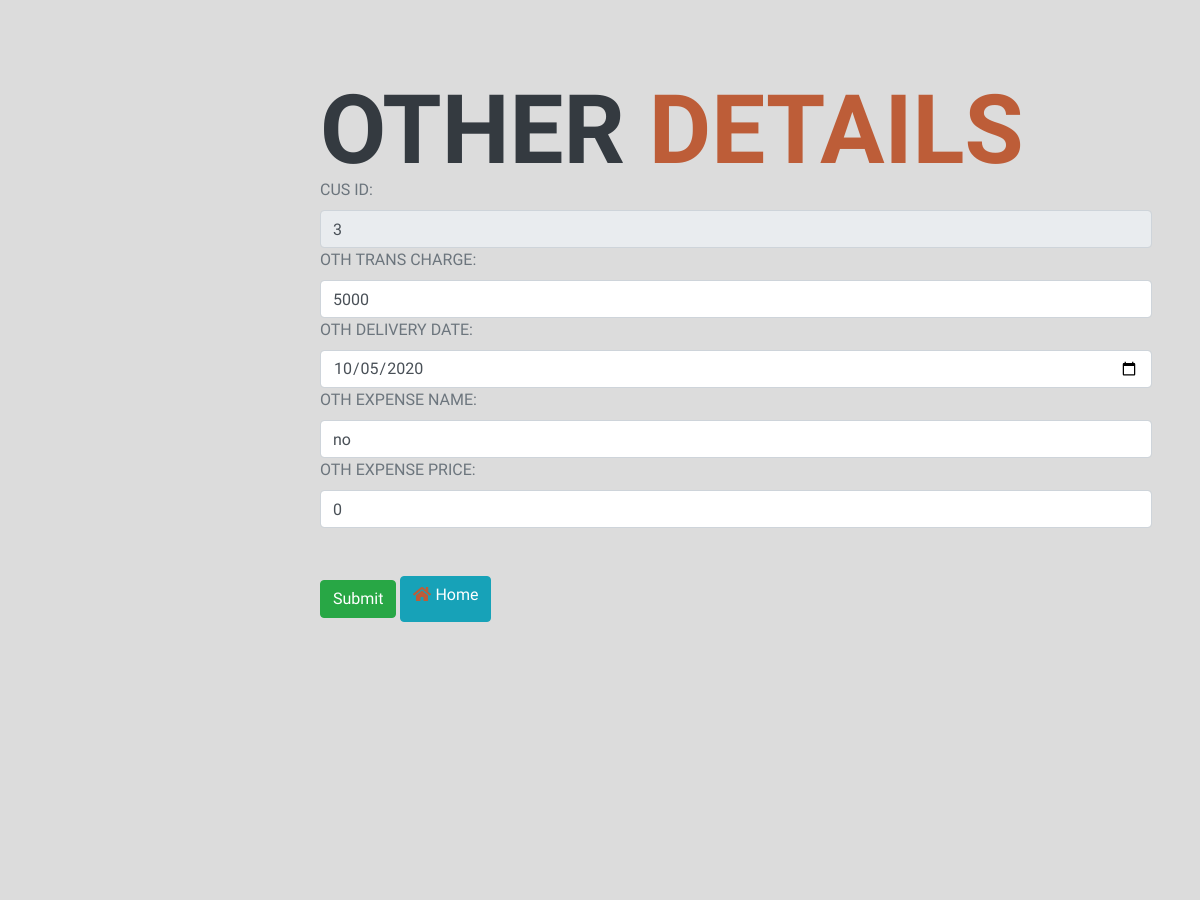
The page /3/ (signed in, middle part) on the database as committed earlier.
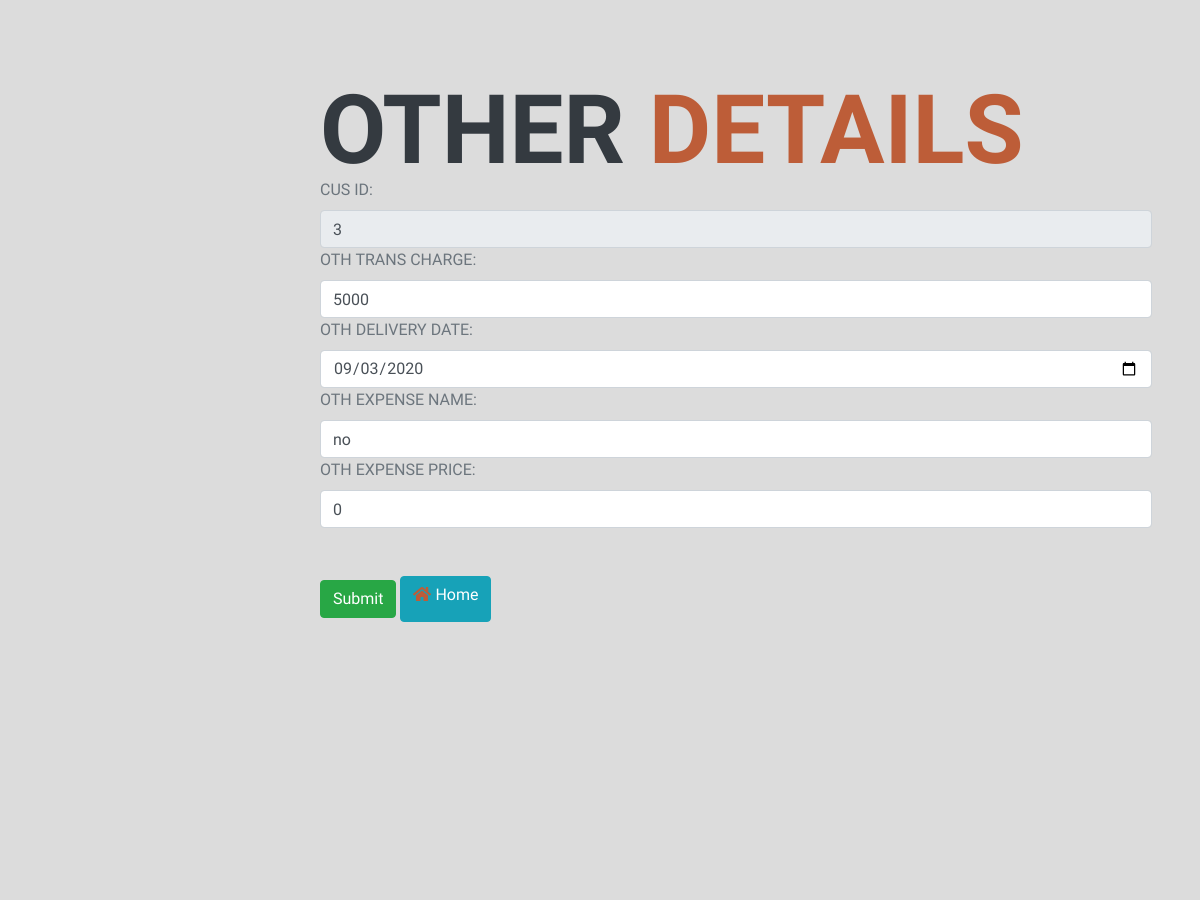
The same page on the database as committed later.
### CAR/models.py (models this page shows)
class OTHER(models.Model):
    CUS_ID     = models.ForeignKey(customer,on_delete=models.CASCADE)
    OTH_ID     =models.AutoField(primary_key=True)
    OTH_TRANS_CHARGE   = models.IntegerField(null=True)
    OTH_DELIVERY_DATE   = models.DateField(null=True)
    OTH_EXPENSE_NAME    = models.CharField(max_length= 20)
    OTH_EXPENSE_PRICE   = models.IntegerField(null=True)
    date_modified = models.DateTimeField(auto_now=True)

### CAR/views.py (the view)
# urls.py: path('<int:id>/',views.UpdateData,name="Update"),
def UpdateData(request,id):
    print(id)
    if request.user.is_authenticated:
        if request.method =='POST':
            print(request)
            cus = customer.objects.get(pk=id)
            fm = customerDe(request.POST,instance=cus)
            if fm.is_valid():
                fm.save()
            if car.objects.filter(CUS_ID=id).exists():
                car1 = car.objects.get(CUS_ID=id)
                fm2 = carDe(request.POST,instance=car1)
                if fm2.is_valid():
                    fm2.save()
            else:
                cfm = carDe(request.POST)
                if cfm.is_valid():
                    cfm.save()
            if insurance.objects.filter(CUS_ID=id).exists():
                ins = insurance.objects.get(CUS_ID=id)
                fm3 = insuranceDe(request.POST,instance=ins)
                if fm3.is_valid():
                    fm3.save()
                    print(fm3)
            else:
                cfm3 = insuranceDe(request.POST)
                if cfm3.is_valid():
                    cfm3.save()
            if RTO.objects.filter(CUS_ID=id).exists():
                rt = RTO.objects.get(CUS_ID=id)
                fm4 = RTODE(request.POST,instance=rt)
                if fm4.is_valid():
                    fm4.save()
                    print(fm4)
            else:
                fm4 = RTODE(request.POST)
                if fm4.is_valid():
                    fm4.save()
            if OTHER.objects.filter(CUS_ID=id).exists():
                ot = OTHER.objects.get(CUS_ID=id)
                fm5 = OTHERDE(request.POST,instance=ot)
                if fm5.is_valid():
                    fm5.save()
                    print(fm5)
            else:
                cfm3 = OTHERDE(request.POST)
                if cfm3.is_valid():
                    cfm3.save()
            return HttpResponseRedirect('/%s/'%id)
        else:
            print("else")
            cus = customer.objects.get(pk=id)
            fm = customerDe(instance=cus)
            car1 = car.objects.filter(CUS_ID=id).first()
            print('car1',car1)
            fm2 = carDe(instance=car1,initial={'CUS_ID':id})
            ins = insurance.objects.filter(CUS_ID=id).first()
            print('ins',ins)
            fm3 = insuranceDe(instance=ins,initial={'CUS_ID':id})
            rt = RTO.objects.filter(CUS_ID=id).first()
            print('ins',rt)
            fm4 = RTODE(instance=rt,initial={'CUS_ID':id})
            ot = OTHER.objects.filter(CUS_ID=id).first()
            print('ins',ot)
            fm5 = OTHERDE(instance=ot,initial={'CUS_ID':id})
            if car.objects.filter(CUS_ID=id).exists():
                return render(request,'index_customerUpdate.html',{'form':fm,'form2':fm2,'form3':fm3,'form4':fm4,'form5':fm5,'id':id})
            else:
                return render(request,'index_customerUpdate.html',{'form':fm,'form2':fm2,'id':id})
    else:
        return HttpResponseRedirect('/login/')

### CAR/forms.py
class customerDe(forms.ModelForm):
    class Meta:
        model = customer
        fields =['CUS_ID','CUS_SARNAME','CUS_NAME','CUS_FNAME','CUS_CITY','CUS_TALUKA','CUS_DIST','CUS_MO','CUS_EMAIL','CUS_STATE','CUS_Zip']
        widgets={
            'CUS_ID' : forms.TextInput(attrs={'class':'form-inline'}),
            'CUS_SARNAME': forms.TextInput(attrs={'class':'form-control'}),
            'CUS_NAME': forms.TextInput(attrs={'class':'form-control'}),
            'CUS_FNAME' : forms.TextInput(attrs={'class':'form-control'}),
            'CUS_CITY': forms.TextInput(attrs={'class':'form-control'}),
            'CUS_TALUKA':forms.TextInput(attrs={'class':'form-control'}),
            'CUS_DIST' :forms.TextInput(attrs={'class':'form-control'}),
            'CUS_MO':forms.TextInput(attrs={'class':'form-control'}),
            'CUS_EMAIL': forms.EmailInput(attrs={'class':'form-control'}),
            'CUS_STATE': forms.TextInput(attrs={'class':'form-control'}),
            'CUS_Zip': forms.TextInput(attrs={'class':'form-control'}),
        }

### CAR/models.py (called while the page is built)
    def __str__(self):
        return self.CAR_MODEL

    def __str__(self):
        return self.INS_COMPANY_NAME

### CAR/templates/index_customerUpdate.html (shortened to what this page needs)
<!DOCTYPE html>
{% load static %}
<html lang="en">
    {% include 'index_head.html' %}
<body>
<div class="container-fluid p-0" id="main">
    <section class="resume-section" id="other">
        <div class="resume-section-content">
            <h1 class="mb-0">
                other
                <span class="text-primary"> Details</span>
            </h1>
            <form method="POST" action="">
                {% for F in form5 %}
                    {{F.label_tag}}
                    {{F}}
                {% endfor %}
                <br><br><input type="submit" class="btn btn-success">
                <button class="btn btn-info"><a href="{% url 'listing' %}"><i class="fa fa-home"></i> <label id="ho">Home</label></a></button>
            </form>
        </div>
    </section>
    <section class="resume-section" id="PDF">
    </section>
            </div>
    </body>
</html>

Rows that differ between the two databases and show on the page:
changed OTHER "no": OTH_DELIVERY_DATE "10/05/2020" → "09/03/2020"
